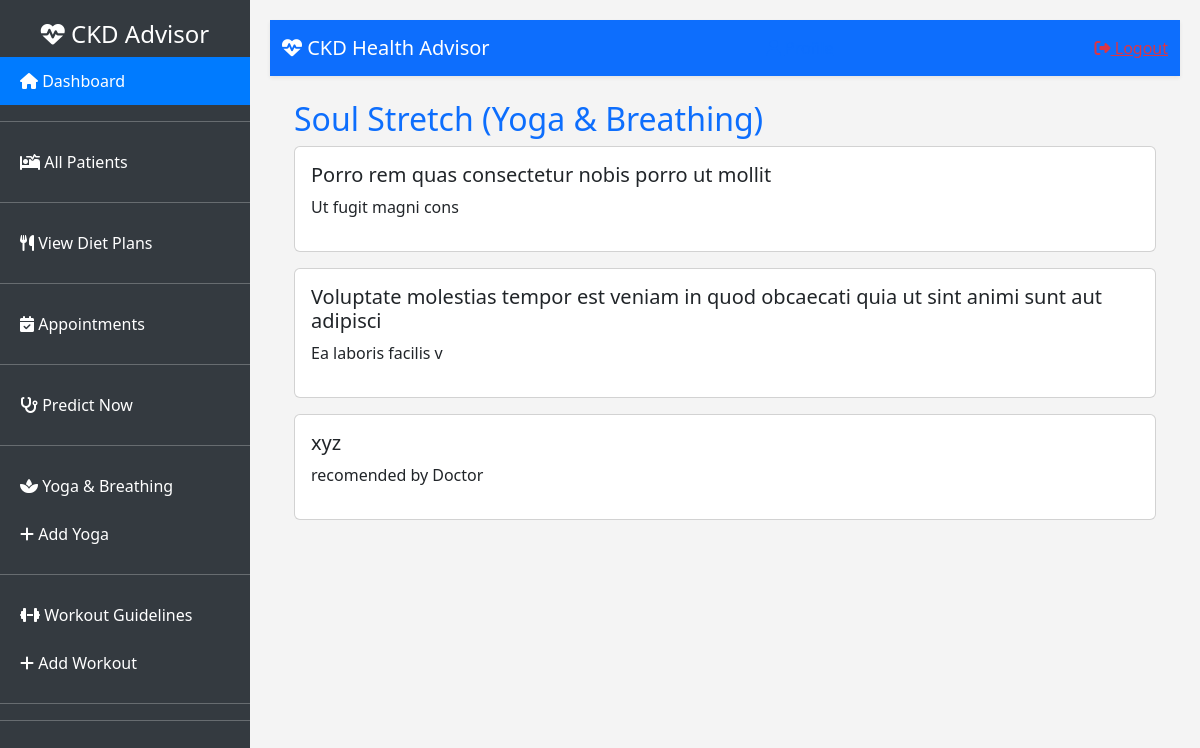
The page /sweat-spot/ (signed in) on the database its author committed.
### Accounts/models.py (models this page shows, shortened)
class SweatSpot(models.Model):
    title = models.CharField(max_length=100)
    description = models.TextField()
    image = models.ImageField(upload_to="workout_images/", blank=True, null=True)
    video = models.FileField(upload_to="workout_videos/", blank=True, null=True)

### Accounts/views.py (the view)
# urls.py: path("sweat-spot/", SweatSpotListView.as_view(), name="sweat_spot"),
class SweatSpotListView(ListView):
    model = SweatSpot
    template_name = "calories/sweat_spot.html"
    context_object_name = "workouts"

### templates/calories/sweat_spot.html (shortened to what this page needs)
{% extends "base.html" %}
{% block content %}
<div class="container mt-4">
    <h2 class="text-primary">Soul Stretch (Yoga & Breathing)</h2>
    {% for exercise in workouts %}
    <div class="card mb-3">
        <div class="card-body">
            <h5 class="card-title">{{ exercise.title }}</h5>
            <p>{{ exercise.description }}</p>
        </div>
    </div>
    {% endfor %}
</div>
{% endblock %}

### templates/base.html (style rules this page uses)
body { background: #f4f4f4; display: flex; }

### rows shown on the page
SweatSpot: title "Porro rem quas consectetur nobis porro ut mollit", description "Ut fugit magni cons"
SweatSpot: title "Voluptate molestias tempor est veniam in quod obcaecati quia ut sint animi sunt aut adipisci", description "Ea laboris facilis v"
SweatSpot: title "xyz", description "recomended by Doctor"
